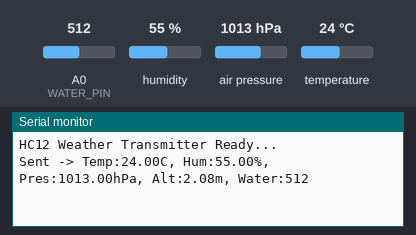
Recording of a sketch running on a simulated Arduino Uno, built with avr-gcc and run on an emulated ATmega328P. Shown: the last lines printed to the serial monitor. The test bench sets the inputs (shaded band); at power-on: humidity 55 %, air pressure 1013 hPa, A0 (WATER_PIN) = 512, temperature 24 °C.

Above: at 1.2 s.
1.3 s: humidity set to 22 %
At 5.5 s:
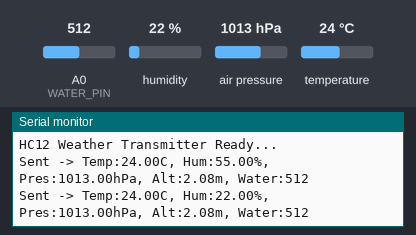
5.6 s: air pressure set to 952 hPa
9.9 s: A0 (WATER_PIN) set to 716
At 11.6 s:
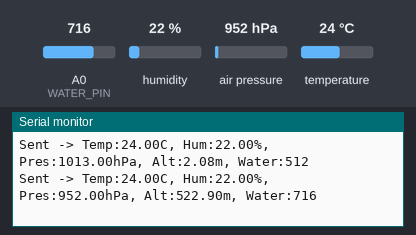
14.2 s: temperature set to 12 °C
At 16.8 s:
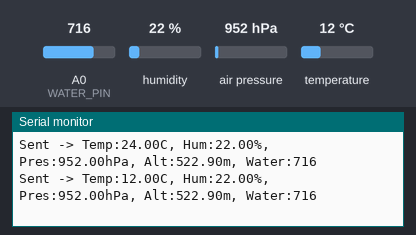
18.5 s: air pressure set to 975 hPa
At 21.9 s:
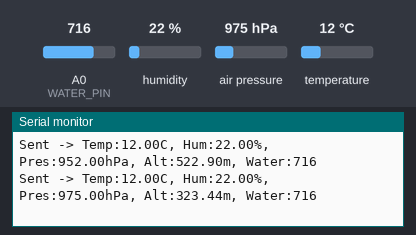
22.8 s: A0 (WATER_PIN) set to 992
At 25.9 s:
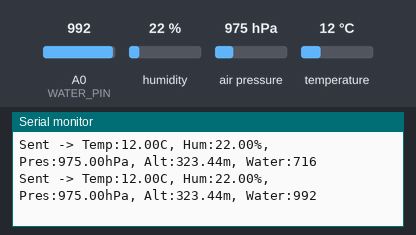
Timing chart, 0 to 27.4 s (numbered marks = the images above; inputs shaded):
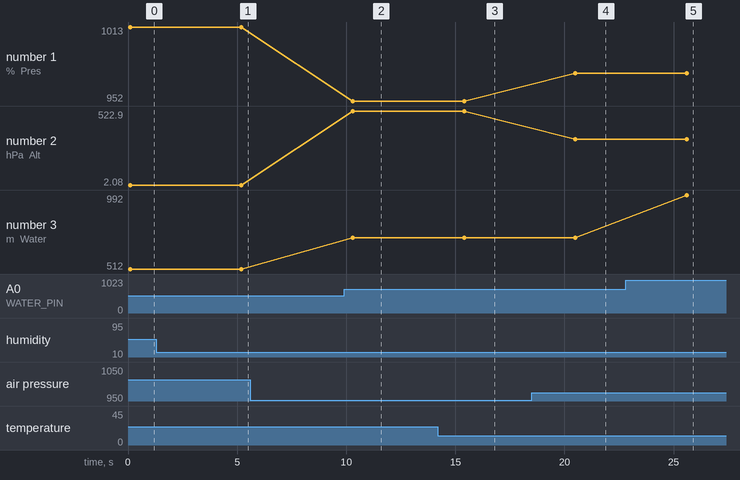

Measured:
- after the input at 1.3 s, the serial monitor: prints a new line after 3.9 s (image 1)
- after the input at 9.9 s, the serial monitor: prints a new line after 0.40 s (image 2)
- after the input at 14.2 s, the serial monitor: prints a new line after 1.2 s (image 3)
- after the input at 18.5 s, the serial monitor: prints a new line after 2.0 s (image 4)
- after the input at 22.8 s, the serial monitor: prints a new line after 2.8 s (image 5)
- plotted number 1: 952 → 975 after the input at 18.5 s
- plotted number 2: 522.9 → 323.44 after the input at 18.5 s
- plotted number 3: 512 → 716 after the input at 9.9 s, 716 → 992 after the input at 22.8 s

The sketch:

loratransmitter.ino
```cpp
#include <SoftwareSerial.h>
#include <DHT.h>
#include <Adafruit_BMP085.h>

#define DHTPIN 3         // DHT11 connected to digital pin 3
#define DHTTYPE DHT11
#define WATER_PIN A0     // Analog input for water level sensor

DHT dht(DHTPIN, DHTTYPE);
Adafruit_BMP085 bmp;

// HC-12 connected to pin 2 (RX) and 4 (TX)
SoftwareSerial HC12(2, 4);

void setup() {
  Serial.begin(9600);
  HC12.begin(9600);
  dht.begin();

  if (!bmp.begin()) {
    Serial.println("BMP180 not detected!");
    while (1);
  }

  Serial.println("HC12 Weather Transmitter Ready...");
}

void loop() {
  float humidity = dht.readHumidity();
  float temperature = dht.readTemperature();
  float pressure = bmp.readPressure() / 100.0;  // convert Pa to hPa
  float altitude = bmp.readAltitude();
  int waterLevel = analogRead(WATER_PIN);

  // If DHT fails to read, skip this cycle
  if (isnan(humidity) || isnan(temperature)) {
    Serial.println("Failed to read from DHT sensor!");
    return;
  }

  // Format data into a single string
  String data = "Temp:" + String(temperature) + "C, " +
                "Hum:" + String(humidity) + "%, " +
                "Pres:" + String(pressure) + "hPa, " +
                "Alt:" + String(altitude) + "m, " +
                "Water:" + String(waterLevel);

  // Send via HC-12
  HC12.println(data);
  Serial.println("Sent -> " + data);

  delay(5000);  // Send every 5 seconds
}
```
